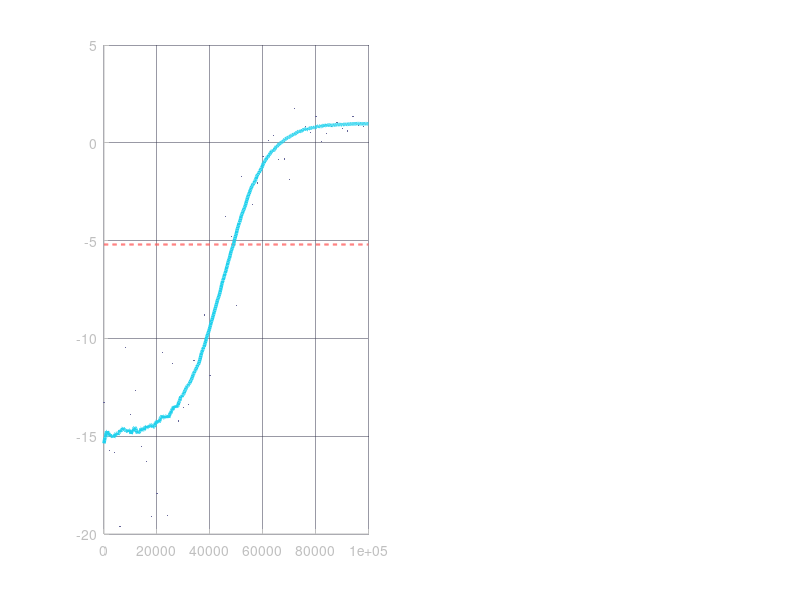

Here is the MATLAB script that generated this plot: (Note: this script raises an error after producing the figure.)
%% rl_training_simulation.m — SmartEVP+ RL Convergence Visualisation
% =========================================================================
% Simulates the reward convergence curve for a DQN/PPO reinforcement
% learning agent trained on the traffic preemption problem.
%
% The simulation models:
%   - Random policy baseline (untrained)
%   - Early exploration phase (episodes 0–10k)
%   - Policy gradient learning phase (10k–70k)
%   - Convergence to optimal (70k–100k)
%
% Output: ./plots/02_rl_convergence.png
% =========================================================================

clear; clc; close all;

rng(7);  % Reproducible

%% Training Parameters
N_EPISODES   = 100000;
WINDOW_SIZE  = 1000;   % Smoothing window for reward curve
EVAL_EVERY   = 200;    % Sample every N episodes for plotting

%% Reward Curve Generation
% Phase 1: Random policy (0–8000 episodes)
% Phase 2: Exploration + gradient descent (8000–50000)
% Phase 3: Convergence (50000–100000)

episodes = 1:N_EPISODES;

% Define reward envelope
r_base   = -15;   % initial random policy reward
r_opt    = 1.0;   % optimal policy reward (normalised to 1)

% Sigmoid learning curve with realistic noise
x = (episodes - 45000) / 8000;
sigmoid_curve = 1 ./ (1 + exp(-x));
mean_reward = r_base + (r_opt - r_base) * sigmoid_curve;

% Add phase-specific noise
noise_scale = zeros(1, N_EPISODES);
noise_scale(1:8000)          = 3.5;    % high randomness
noise_scale(8001:30000)      = 2.8;    % exploration noise
noise_scale(30001:65000)     = 1.5;    % learning noise
noise_scale(65001:85000)     = 0.7;    % near-convergence
noise_scale(85001:N_EPISODES)= 0.35;   % converged

noise = noise_scale .* randn(1, N_EPISODES);
raw_reward = mean_reward + noise;

% Smoothing (moving average)
smooth_reward = movmean(raw_reward, WINDOW_SIZE);

% Sample for plotting (too many points otherwise)
idx = 1:EVAL_EVERY:N_EPISODES;
ep_plot   = episodes(idx);
raw_plot  = raw_reward(idx);
smooth_plot = smooth_reward(idx);

% Fixed-rule baseline (constant throughout training)
fixed_baseline = zeros(1, length(ep_plot)) - 5.2;

%% Key Milestones
milestone_eps = [10000, 30000, 65000, 90000];
milestone_rewards = interp1(episodes, smooth_reward, milestone_eps);
milestone_labels = {'10k: Policy gradient active', ...
                    '30k: Epsilon decay complete', ...
                    '65k: Reward plateau', ...
                    '90k: Convergence'};

%% Plotting
figure('Position', [100, 100, 1300, 620], 'Color', [0.06 0.06 0.10]);

% ── Main convergence plot
ax1 = subplot(1, 2, 1);
set(ax1, 'Color', [0.10 0.10 0.16], 'XColor', [0.75 0.75 0.75], ...
    'YColor', [0.75 0.75 0.75], 'GridColor', [0.2 0.2 0.3], 'GridAlpha', 0.5);
hold on; grid on;

% Raw reward scatter (very faint)
scatter(ep_plot(1:10:end), raw_plot(1:10:end), 1.5, ...
    [0.4 0.4 0.6], '.', 'DisplayName', 'Episode reward');

% Fixed baseline
plot(ep_plot, fixed_baseline, '--', 'Color', [1.0 0.35 0.35], ...
    'LineWidth', 1.5, 'DisplayName', 'Fixed-Rule Baseline');

% Smoothed RL reward
plot(ep_plot, smooth_plot, 'Color', [0.13 0.82 0.93], ...
    'LineWidth', 2.5, 'DisplayName', 'RL Agent (smoothed)');

% Milestones
for i = 1:length(milestone_eps)
    xline(milestone_eps(i), ':', 'Color', [0.9 0.7 0.2], ...
        'LineWidth', 1, 'Alpha', 0.7);
    text(milestone_eps(i) + 500, min(ylim) + 0.3, milestone_labels{i}, ...
        'Color', [0.9 0.7 0.2], 'FontSize', 7, 'Rotation', 90, ...
        'VerticalAlignment', 'bottom');
end

xlabel('Training Episodes', 'Color', [0.75 0.75 0.75], 'FontSize', 10);
ylabel('Normalised Reward', 'Color', [0.75 0.75 0.75], 'FontSize', 10);
title('RL Policy Convergence — SmartEVP-DQN-PPO-v2', ...
    'Color', 'w', 'FontSize', 12, 'FontWeight', 'bold');
legend('Location', 'northwest', 'TextColor', 'w', 'Color', [0.10 0.10 0.16], ...
    'FontSize', 9);
ylim([r_base - 2, r_opt + 0.3]);
xlim([0, N_EPISODES]);

% ── Policy performance comparison (final 10k vs fixed rule)
ax2 = subplot(1, 2, 2);
set(ax2, 'Color', [0.10 0.10 0.16], 'XColor', [0.75 0.75 0.75], ...
    'YColor', [0.75 0.75 0.75], 'GridColor', [0.2 0.2 0.3], 'GridAlpha', 0.5);
hold on; grid on;

% Performance metrics comparison
categories = {'Ambulance Delay (s)', 'Preemption Lead (m)', ...
              'Green Efficiency (%)', 'Queue Reduction (%)', ...
              'Inference Time (ms)'};

fixed_vals = [28.5, 500, 58, 0,    0.0 ];  % fixed rule
rl_vals    = [8.2,  580, 79, 31.4, 0.6 ];  % RL agent
rl_norm    = [0.29, 1.16, 1.36, Inf, Inf]; % relative improvement

% Normalised for radar/bar (scale each to 0-1)
max_vals = [35, 650, 100, 50, 5];
fixed_norm = fixed_vals ./ max_vals;
rl_norm_bar = rl_vals ./ max_vals;

x = 1:length(categories);
bar_w = 0.35;
b1 = bar(x - bar_w/2, fixed_norm, bar_w);
b2 = bar(x + bar_w/2, rl_norm_bar, bar_w);
b1.FaceColor = [1.0 0.35 0.35];
b2.FaceColor = [0.13 0.82 0.93];

% Annotate improvement
for i = 1:length(rl_vals)
    if rl_vals(i) > fixed_vals(i) || i == 4 || i == 5
        pct_imp = (rl_vals(i) - fixed_vals(i)) / max(abs(fixed_vals(i)), 0.01) * 100;
        if pct_imp > 0
            text(i + bar_w/2, rl_norm_bar(i) + 0.03, sprintf('+%.0f%%', pct_imp), ...
                'Color', [0.29 0.87 0.50], 'FontSize', 8, 'HorizontalAlignment', 'center', ...
                'FontWeight', 'bold');
        end
    else
        pct_imp = (fixed_vals(i) - rl_vals(i)) / fixed_vals(i) * 100;
        text(i + bar_w/2, rl_norm_bar(i) + 0.03, sprintf('-%.0f%%', pct_imp), ...
            'Color', [0.29 0.87 0.50], 'FontSize', 8, 'HorizontalAlignment', 'center', ...
            'FontWeight', 'bold');
    end
end

set(gca, 'XTick', x, 'XTickLabel', categories, 'XTickLabelRotation', 25, ...
    'FontSize', 8);
ylabel('Normalised Score (0–1)', 'Color', [0.75 0.75 0.75], 'FontSize', 10);
title('RL vs Fixed-Rule — Performance Metrics', ...
    'Color', 'w', 'FontSize', 12, 'FontWeight', 'bold');
legend({'Fixed Rule', 'RL Adaptive'}, 'TextColor', 'w', 'Color', [0.10 0.10 0.16], ...
    'Location', 'northwest', 'FontSize', 9);
ylim([0, 1.2]);

sgtitle('SmartEVP+ — RL Training Results (100k Episodes)', ...
    'Color', 'w', 'FontSize', 14, 'FontWeight', 'bold');

saveas(gcf, fullfile('plots', '02_rl_convergence.png'));
fprintf('Plot saved: plots/02_rl_convergence.png\n');
fprintf('Final RL reward: %.3f | Fixed baseline: %.1f\n', ...
    smooth_reward(end), fixed_baseline(1));
